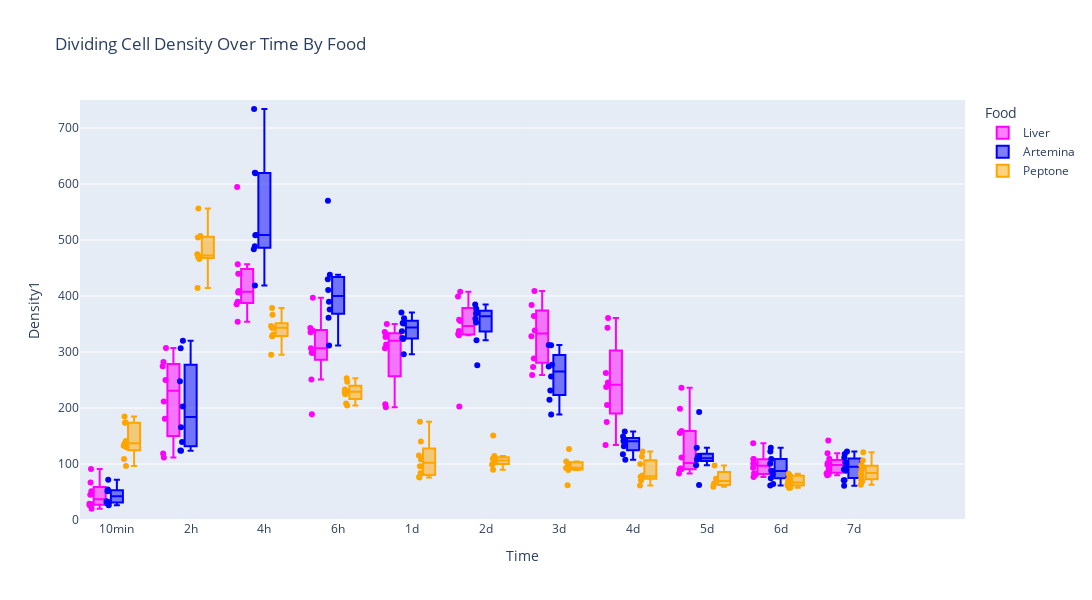

Source (notebook cell):
### Markdown cell above
It is very easy to save both static (.png, .tif, .pdf) versions of a figure as WELL as interactive .html files.

### Code cell
f = px.box(df, x='Time', y='Density1', points='all', color='Food', range_x=[-0.5,11.5], range_y=[0, 750], width=1200, height=600, title='Dividing Cell Density Over Time By Food', 
       color_discrete_map={'unfed':'black', 'Liver':'magenta', 'Peptone':'orange', 'Artemina':'blue'}, category_orders={'Food':['unfed', 'Liver', 'Artemina', 'Peptone']})
f.write_html('Density.html')
f.write_image('Density.png')
f

### Figure 1 — Plotly figure (JSON) as saved in the notebook; plotly's stock layout.template omitted (floating-point values rounded to 4 significant figures)
{"data": [{"alignmentgroup": "True", "boxpoints": "all", "hovertemplate": "Food=Liver<br>Time=%{x}<br>Density1=%{y}<extra></extra>", "legendgroup": "Liver", "marker": {"color": "magenta"}, "name": "Liver", "notched": false, "offsetgroup": "Liver", "orientation": "v", "showlegend": true, "type": "box", "x": ["10min", "10min", "10min", "10min", "10min", "10min", "10min", "10min", "2h", "2h", "2h", "2h", "2h", "2h", "2h", "2h", "4h", "4h", "4h", "4h", "4h", "4h", "4h", "4h", "6h", "6h", "6h", "6h", "6h", "6h", "6h", "6h", "6h", "1d", "1d", "1d", "1d", "1d", "1d", "1d", "1d", "2d", "2d", "2d", "2d", "2d", "2d", "2d", "2d", "3d", "3d", "3d", "3d", "3d", "3d", "3d", "3d", "4d", "4d", "4d", "4d", "4d", "4d", "4d", "4d", "5d", "5d", "5d", "5d", "5d", "5d", "5d", "5d", "5d", "5d", "6d", "6d", "6d", "6d", "6d", "6d", "6d", "6d", "6d", "6d", "7d", "7d", "7d", "7d", "7d", "7d", "7d", "7d", "7d", "7d", "7d"], "x0": " ", "xaxis": "x", "y": [28.82, 66.93, 45.3, 51.29, 26.5, 28.0, 90.9, 20.02, 111.5, 180.9, 307.1, 118.8, 274.4, 211.6, 282.3, 250.0, 406.1, 409.1, 353.8, 389.9, 456.8, 594.5, 385.2, 439.8, 250.9, 189.0, 306.6, 298.5, 335.1, 342.9, 298.1, 337.8, 396.9, 201.4, 206.7, 349.8, 335.5, 313.5, 326.7, 306.8, 331.6, 202.8, 332.1, 337.5, 357.8, 330.0, 355.4, 407.5, 399.2, 288.4, 273.1, 328.0, 258.9, 364.2, 338.2, 383.8, 409.0, 133.8, 205.5, 175.1, 262.4, 245.5, 360.5, 343.1, 237.6, 82.91, 155.2, 89.93, 90.79, 158.9, 92.12, 111.8, 91.46, 236.3, 198.5, 101.0, 93.48, 136.9, 108.6, 81.29, 76.99, 108.9, 82.0, 83.65, 99.94, 94.26, 79.89, 83.08, 81.9, 98.4, 101.7, 88.87, 98.61, 141.8, 109.2, 119.1], "y0": " ", "yaxis": "y"}, {"alignmentgroup": "True", "boxpoints": "all", "hovertemplate": "Food=Artemina<br>Time=%{x}<br>Density1=%{y}<extra></extra>", "legendgroup": "Artemina", "marker": {"color": "blue"}, "name": "Artemina", "notched": false, "offsetgroup": "Artemina", "orientation": "v", "showlegend": true, "type": "box", "x": ["10min", "10min", "10min", "10min", "10min", "10min", "10min", "10min", "2h", "2h", "2h", "2h", "2h", "2h", "2h", "2h", "4h", "4h", "4h", "4h", "4h", "4h", "4h", "4h", "6h", "6h", "6h", "6h", "6h", "6h", "6h", "6h", "1d", "1d", "1d", "1d", "1d", "1d", "1d", "1d", "2d", "2d", "2d", "2d", "2d", "2d", "2d", "2d", "3d", "3d", "3d", "3d", "3d", "3d", "3d", "3d", "4d", "4d", "4d", "4d", "4d", "4d", "4d", "4d", "5d", "5d", "5d", "5d", "5d", "5d", "5d", "5d", "5d", "6d", "6d", "6d", "6d", "6d", "6d", "6d", "6d", "6d", "6d", "7d", "7d", "7d", "7d", "7d", "7d", "7d", "7d", "7d", "7d", "7d"], "x0": " ", "xaxis": "x", "y": [51.18, 30.52, 54.46, 31.86, 51.76, 72.04, 26.42, 33.64, 202.5, 319.9, 123.8, 123.9, 247.7, 165.6, 306.7, 139.4, 418.9, 483.5, 488.9, 620.1, 508.6, 619.3, 733.8, 508.9, 311.5, 375.8, 438.1, 569.9, 429.8, 361.1, 410.7, 389.7, 296.1, 323.2, 325.0, 350.8, 351.8, 360.3, 370.7, 336.9, 370.2, 352.6, 377.2, 368.7, 321.0, 276.5, 359.2, 384.9, 312.2, 256.4, 312.4, 277.3, 274.0, 231.3, 188.3, 214.7, 131.7, 117.6, 107.6, 143.2, 149.3, 141.1, 139.8, 158.1, 97.96, 192.8, 113.9, 62.57, 128.8, 109.6, 107.7, 114.8, 110.1, 122.1, 88.13, 64.11, 82.01, 129.0, 100.3, 109.0, 61.39, 86.87, 74.45, 70.84, 122.4, 99.6, 87.83, 90.05, 61.27, 70.77, 94.92, 117.9, 103.3, 111.7], "y0": " ", "yaxis": "y"}, {"alignmentgroup": "True", "boxpoints": "all", "hovertemplate": "Food=Peptone<br>Time=%{x}<br>Density1=%{y}<extra></extra>", "legendgroup": "Peptone", "marker": {"color": "orange"}, "name": "Peptone", "notched": false, "offsetgroup": "Peptone", "orientation": "v", "showlegend": true, "type": "box", "x": ["10min", "10min", "10min", "10min", "10min", "10min", "10min", "10min", "10min", "2h", "2h", "2h", "2h", "2h", "2h", "2h", "2h", "4h", "4h", "4h", "4h", "4h", "4h", "4h", "4h", "4h", "6h", "6h", "6h", "6h", "6h", "6h", "6h", "6h", "1d", "1d", "1d", "1d", "1d", "1d", "1d", "1d", "2d", "2d", "2d", "2d", "2d", "2d", "2d", "2d", "3d", "3d", "3d", "3d", "3d", "3d", "3d", "4d", "4d", "4d", "4d", "4d", "4d", "4d", "4d", "5d", "5d", "5d", "5d", "6d", "6d", "6d", "6d", "6d", "6d", "6d", "6d", "6d", "6d", "7d", "7d", "7d", "7d", "7d", "7d", "7d", "7d", "7d", "7d", "7d"], "x0": " ", "xaxis": "x", "y": [174.3, 140.9, 184.9, 129.8, 132.6, 173.6, 96.55, 109.1, 137.1, 414.1, 466.3, 470.1, 474.6, 507.3, 504.5, 556.0, 469.4, 295.3, 328.0, 343.2, 328.5, 331.2, 378.5, 343.5, 346.5, 366.6, 224.3, 253.2, 204.5, 246.7, 207.8, 232.9, 228.3, 229.5, 75.77, 96.05, 140.0, 108.2, 76.81, 175.3, 115.4, 83.76, 109.5, 108.1, 98.93, 101.5, 151.1, 89.83, 104.6, 114.2, 89.33, 104.4, 93.0, 100.2, 126.8, 62.04, 93.45, 99.85, 77.13, 61.53, 76.76, 79.41, 70.99, 122.4, 113.2, 73.84, 65.24, 97.53, 59.55, 57.6, 61.44, 64.07, 62.6, 69.62, 57.77, 79.21, 71.44, 80.38, 82.68, 84.0, 121.1, 74.84, 106.3, 94.45, 89.93, 68.71, 97.82, 72.1, 62.74, 79.4], "y0": " ", "yaxis": "y"}], "layout": {"boxmode": "group", "height": 600, "legend": {"title": {"text": "Food"}, "tracegroupgap": 0}, "title": {"text": "Dividing Cell Density Over Time By Food"}, "width": 1200, "xaxis": {"anchor": "y", "domain": [0, 1], "range": [-0.5, 11.5], "title": {"text": "Time"}}, "yaxis": {"anchor": "x", "domain": [0, 1], "range": [0, 750], "title": {"text": "Density1"}}}}
